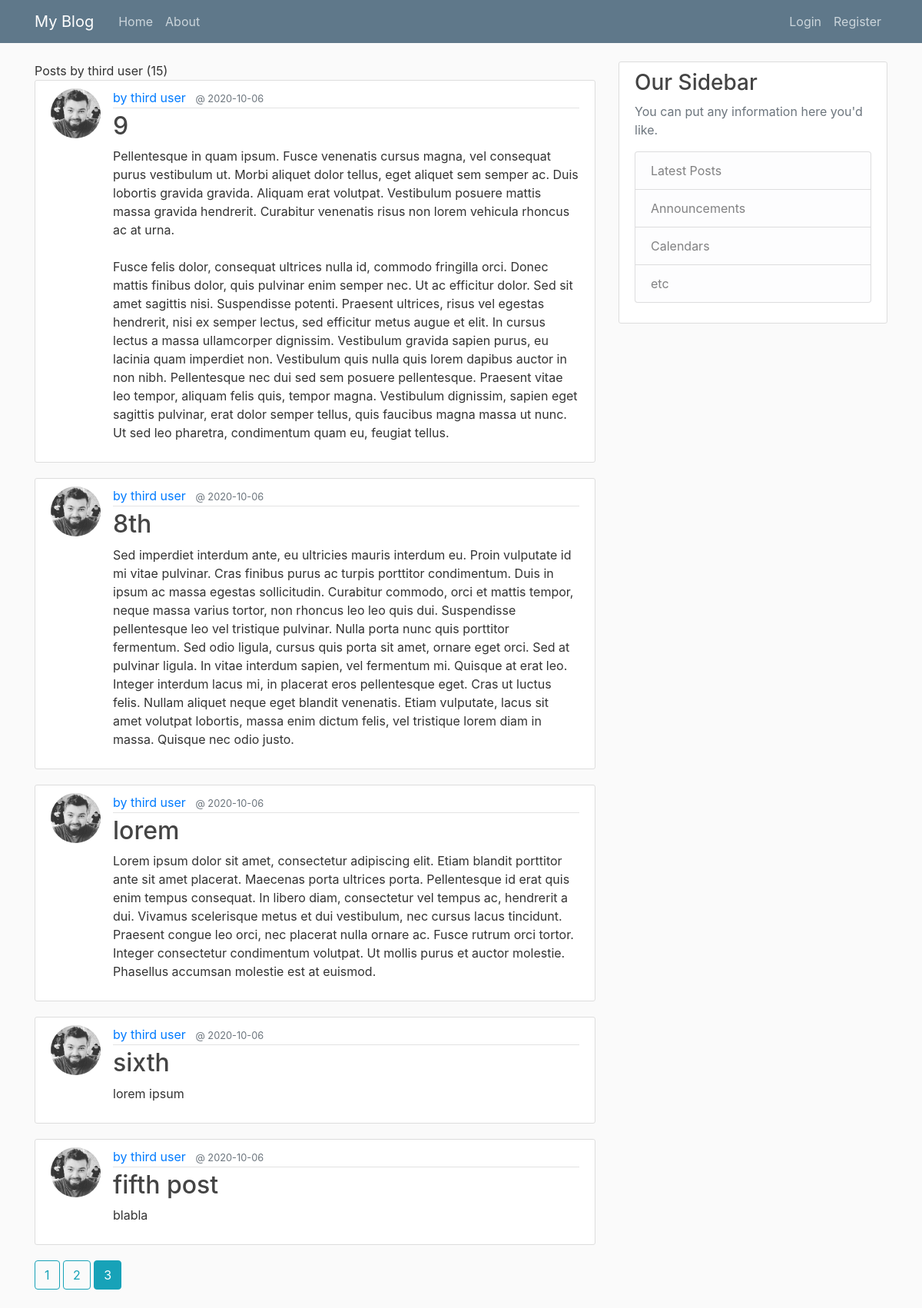
/user/third user?page=3, run on the app's committed database.
### flask_blog/models.py (models this page shows, shortened)
class User(db.Model, UserMixin):
	id = db.Column(db.Integer, primary_key=True)
	username = db.Column(db.String(20), unique=True, nullable=False)
	email = db.Column(db.String(120), unique=True, nullable=False)
	image_file = db.Column(db.String(20), nullable=False, default="default.jpg")
	password = db.Column(db.String(60), nullable=False)
	posts = db.relationship('Post', backref='author', lazy=True)

class Post(db.Model):
	id = db.Column(db.Integer, primary_key=True)
	title = db.Column(db.String(100), nullable=False)
	content = db.Column(db.Text, nullable=False)
	date_posted = db.Column(db.DateTime, nullable=False, default=datetime.utcnow)
	user_id = db.Column(db.Integer, db.ForeignKey('user.id'), nullable=False)

### flask_blog/routes.py (the view)
@app.route("/user/<string:username>")
def user_post(username):
	page = request.args.get('page', 1, type=int)
	user = User.query.filter_by(username=username).first_or_404()
	posts = Post.query.filter_by(author=user).\
	order_by(Post.date_posted.desc()).\
	paginate(page=page, per_page=5)
	return render_template('user_post.html', posts=posts, user=user)

### flask_blog/templates/user_post.html (shortened to what this page needs)
{% extends "layout.html"%}
{% block content %}
	<h1c class="mb-3"> Posts by {{ user.username }} ({{ posts.total }})
	{% for post in posts.items %}
		<article class="media content-section">
			<img class="rounded-circle article-img" src="{{ url_for('static', filename='profile_images/' + post.author.image_file) }}">
		  <div class="media-body">
		    <div class="article-metadata">
		      <a class="mr-2" href="{{ url_for('user_post', username=post.author.username) }}">by {{ post.author.username }}</a>
		      <small class="text-muted">@ {{ post.date_posted.strftime('%Y-%m-%d') }}</small>
		    </div>
		    <h2><a class="article-title" href="{{ url_for('post', post_id=post.id) }}">{{ post.title }}</a></h2>
		    <p class="article-content">{{ post.content }}</p>
		  </div>
		</article>
	{% endfor %}
	{% for page_num in posts.iter_pages(left_edge=1, right_edge=1, left_current=1, right_current=2) %}
	    {% if page_num %}
	    	{% if posts.page == page_num %}
	        	<a class="btn btn-info mb-4" href="{{url_for('user_post', username=user.username, page=page_num) }}">{{  page_num }}</a>
	        {% else %}
	        	<a class="btn btn-outline-info mb-4" href="{{url_for('user_post', username=user.username, page=page_num) }}">{{  page_num }}</a>
	        {% endif %}
	    {% else %}
	    ...
	    {% endif %}
	{% endfor %}
{% endblock content %}

### flask_blog/static/main.css (style rules this page uses)
body { background: #fafafa; color: #333333; margin-top: 5rem; }
h1, h2, h3, h4, h5, h6 { color: #444444; }
.content-section { background: #ffffff; padding: 10px 20px; border: 1px solid #dddddd; border-radius: 3px; margin-bottom: 20px; }
.article-title { color: #444444; }
.article-content { white-space: pre-line; }
.article-img { height: 65px; width: 65px; margin-right: 16px; }
.article-metadata { padding-bottom: 1px; margin-bottom: 4px; border-bottom: 1px solid #e3e3e3 }

### data on the page
User: username "third user"
Post: image_file (placeholder picture), author.username "third user", date_posted "2020-10-06", title "9", content "Pellentesque in quam ipsum. Fusce venenatis cursus magna, vel consequat purus vestibulum ut. Morbi aliquet dolor tellus, eget aliquet sem semper ac. Duis lobortis gravida gravida. Aliquam erat volutpat. Vestibulum posuere mattis massa gravida hendrerit. Curabitur venenatis risus non lorem vehicula rhoncus ac at urna. Fusce felis dolor, consequat ultrices nulla id, commodo fringilla orci. Donec mattis finibus dolor, quis pulvinar enim semper nec. Ut ac efficitur dolor. Sed sit amet sagittis nisi. Suspendisse potenti. Praesent ultrices, risus vel egestas hendrerit, nisi ex semper lectus, sed efficitur metus augue et elit. In cursus lectus a massa ullamcorper dignissim. Vestibulum gravida…"
Post: image_file (placeholder picture), author.username "third user", date_posted "2020-10-06", title "8th", content "Sed imperdiet interdum ante, eu ultricies mauris interdum eu. Proin vulputate id mi vitae pulvinar. Cras finibus purus ac turpis porttitor condimentum. Duis in ipsum ac massa egestas sollicitudin. Curabitur commodo, orci et mattis tempor, neque massa varius tortor, non rhoncus leo leo quis dui. Suspendisse pellentesque leo vel tristique pulvinar. Nulla porta nunc quis porttitor fermentum. Sed odio ligula, cursus quis porta sit amet, ornare eget orci. Sed at pulvinar ligula. In vitae interdum sapien, vel fermentum mi. Quisque at erat leo. Integer interdum lacus mi, in placerat eros pellentesque eget. Cras ut luctus felis. Nullam aliquet neque eget blandit venenatis. Etiam vulputate, lacus…"
Post: image_file (placeholder picture), author.username "third user", date_posted "2020-10-06", title "lorem", content "Lorem ipsum dolor sit amet, consectetur adipiscing elit. Etiam blandit porttitor ante sit amet placerat. Maecenas porta ultrices porta. Pellentesque id erat quis enim tempus consequat. In libero diam, consectetur vel tempus ac, hendrerit a dui. Vivamus scelerisque metus et dui vestibulum, nec cursus lacus tincidunt. Praesent congue leo orci, nec placerat nulla ornare ac. Fusce rutrum orci tortor. Integer consectetur condimentum volutpat. Ut mollis purus et auctor molestie. Phasellus accumsan molestie est at euismod."
Post: image_file (placeholder picture), author.username "third user", date_posted "2020-10-06", title "sixth", content "lorem ipsum"
Post: image_file (placeholder picture), author.username "third user", date_posted "2020-10-06", title "fifth post", content "blabla"

### other printed values
{{ posts.total }} "15"
{{ page_num }} "1" "2"
{{ page_num }} "3"
